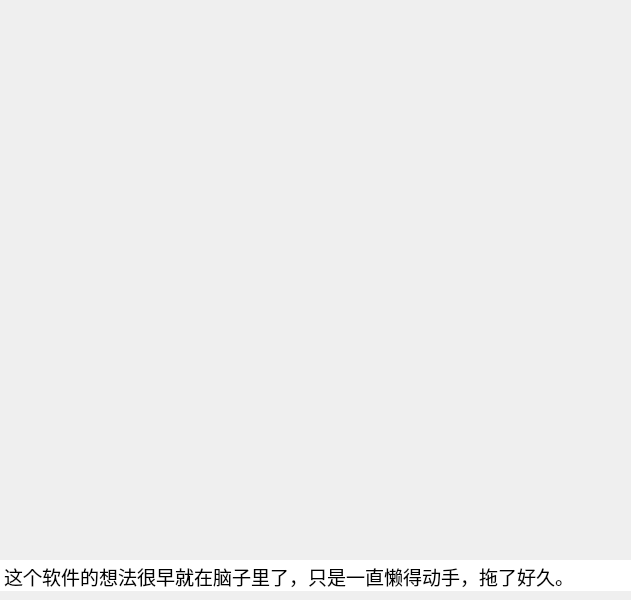
<?xml version="1.0" encoding="UTF-8"?>
<ui version="4.0">
 <class>XeroxYor</class>
 <widget class="QWidget" name="XeroxYor">
  <property name="geometry">
   <rect>
    <x>0</x>
    <y>0</y>
    <width>631</width>
    <height>600</height>
   </rect>
  </property>
  <property name="sizePolicy">
   <sizepolicy hsizetype="Ignored" vsizetype="Ignored">
    <horstretch>0</horstretch>
    <verstretch>0</verstretch>
   </sizepolicy>
  </property>
  <property name="minimumSize">
   <size>
    <width>631</width>
    <height>600</height>
   </size>
  </property>
  <property name="maximumSize">
   <size>
    <width>631</width>
    <height>600</height>
   </size>
  </property>
  <property name="cursor">
   <cursorShape>BlankCursor</cursorShape>
  </property>
  <property name="contextMenuPolicy">
   <enum>Qt::NoContextMenu</enum>
  </property>
  <property name="windowTitle">
   <string>xeroxYor</string>
  </property>
  <property name="windowOpacity">
   <double>1.000000000000000</double>
  </property>
  <property name="windowsFlags" stdset="0">
   <string/>
  </property>
  <widget class="QLabel" name="img">
   <property name="geometry">
    <rect>
     <x>-20</x>
     <y>-50</y>
     <width>671</width>
     <height>601</height>
    </rect>
   </property>
   <property name="mouseTracking">
    <bool>false</bool>
   </property>
   <property name="toolTip">
    <string>按ESC键退出当前窗口</string>
   </property>
   <property name="whatsThis">
    <string/>
   </property>
   <property name="styleSheet">
    <string notr="true">image: url(:/IMG/xeroxYor.jpg);</string>
   </property>
   <property name="frameShape">
    <enum>QFrame::NoFrame</enum>
   </property>
   <property name="lineWidth">
    <number>0</number>
   </property>
   <property name="text">
    <string/>
   </property>
   <property name="textInteractionFlags">
    <set>Qt::NoTextInteraction</set>
   </property>
  </widget>
  <widget class="QTextEdit" name="roll_text">
   <property name="geometry">
    <rect>
     <x>0</x>
     <y>560</y>
     <width>631</width>
     <height>31</height>
    </rect>
   </property>
   <property name="frameShape">
    <enum>QFrame::NoFrame</enum>
   </property>
   <property name="lineWidth">
    <number>0</number>
   </property>
   <property name="verticalScrollBarPolicy">
    <enum>Qt::ScrollBarAlwaysOff</enum>
   </property>
   <property name="horizontalScrollBarPolicy">
    <enum>Qt::ScrollBarAlwaysOff</enum>
   </property>
   <property name="sizeAdjustPolicy">
    <enum>QAbstractScrollArea::AdjustIgnored</enum>
   </property>
   <property name="lineWrapMode">
    <enum>QTextEdit::NoWrap</enum>
   </property>
   <property name="readOnly">
    <bool>true</bool>
   </property>
   <property name="html">
    <string>&lt;!DOCTYPE HTML PUBLIC &quot;-//W3C//DTD HTML 4.0//EN&quot; &quot;http://www.w3.org/TR/REC-html40/strict.dtd&quot;&gt;
&lt;html&gt;&lt;head&gt;&lt;meta name=&quot;qrichtext&quot; content=&quot;1&quot; /&gt;&lt;style type=&quot;text/css&quot;&gt;
p, li { white-space: pre-wrap; }
&lt;/style&gt;&lt;/head&gt;&lt;body style=&quot; font-family:'SimSun'; font-size:9pt; font-weight:400; font-style:normal;&quot;&gt;
&lt;p style=&quot; margin-top:0px; margin-bottom:0px; margin-left:0px; margin-right:0px; -qt-block-indent:0; text-indent:0px;&quot;&gt;&lt;span style=&quot; font-family:'Consolas,Courier New,monospace'; font-size:14pt; color:#000000;&quot;&gt;这个软件的想法很早就在脑子里了，只是一直懒得动手，拖了好久。&lt;/span&gt;&lt;/p&gt;
&lt;p style=&quot; margin-top:12px; margin-bottom:12px; margin-left:0px; margin-right:0px; -qt-block-indent:0; text-indent:0px;&quot;&gt;&lt;span style=&quot; font-family:'Consolas,Courier New,monospace'; font-size:14pt; color:#000000;&quot;&gt;2018年4月29日，我见到了一个难以忘怀的人。&lt;/span&gt;&lt;/p&gt;
&lt;p style=&quot; margin-top:12px; margin-bottom:12px; margin-left:0px; margin-right:0px; -qt-block-indent:0; text-indent:0px;&quot;&gt;&lt;span style=&quot; font-family:'Consolas,Courier New,monospace'; font-size:14pt; color:#000000;&quot;&gt;短暂的相见固然美好，但我面对的现实却是残酷的分离。&lt;/span&gt;&lt;/p&gt;
&lt;p style=&quot; margin-top:12px; margin-bottom:12px; margin-left:0px; margin-right:0px; -qt-block-indent:0; text-indent:0px;&quot;&gt;&lt;span style=&quot; font-family:'Consolas,Courier New,monospace'; font-size:14pt; color:#000000;&quot;&gt;我给不了你想要的，所以懦弱的选择了逃避。&lt;/span&gt;&lt;/p&gt;
&lt;p style=&quot; margin-top:12px; margin-bottom:12px; margin-left:0px; margin-right:0px; -qt-block-indent:0; text-indent:0px;&quot;&gt;&lt;span style=&quot; font-family:'Consolas,Courier New,monospace'; font-size:14pt; color:#000000;&quot;&gt;那段时间真的是难熬，以至于凌晨2点都未能入睡，&lt;/span&gt;&lt;/p&gt;
&lt;p style=&quot; margin-top:12px; margin-bottom:12px; margin-left:0px; margin-right:0px; -qt-block-indent:0; text-indent:0px;&quot;&gt;&lt;span style=&quot; font-family:'Consolas,Courier New,monospace'; font-size:14pt; color:#000000;&quot;&gt;索性起来做点事，来度过这无奈的夜晚。&lt;/span&gt;&lt;/p&gt;
&lt;p style=&quot; margin-top:12px; margin-bottom:12px; margin-left:0px; margin-right:0px; -qt-block-indent:0; text-indent:0px;&quot;&gt;&lt;span style=&quot; font-family:'Consolas,Courier New,monospace'; font-size:14pt; color:#000000;&quot;&gt;然后便有了这个小项目。&lt;/span&gt;&lt;/p&gt;
&lt;p style=&quot; margin-top:12px; margin-bottom:12px; margin-left:0px; margin-right:0px; -qt-block-indent:0; text-indent:0px;&quot;&gt;&lt;span style=&quot; font-family:'Consolas,Courier New,monospace'; font-size:14pt; color:#000000;&quot;&gt;我很想你，心瑜小可爱。---菜菜子 &lt;/span&gt;&lt;/p&gt;&lt;/body&gt;&lt;/html&gt;</string>
   </property>
   <property name="tabStopWidth">
    <number>80</number>
   </property>
   <property name="textInteractionFlags">
    <set>Qt::NoTextInteraction</set>
   </property>
  </widget>
 </widget>
 <resources>
  <include location="../resource/webcourse.qrc"/>
 </resources>
 <connections/>
</ui>
